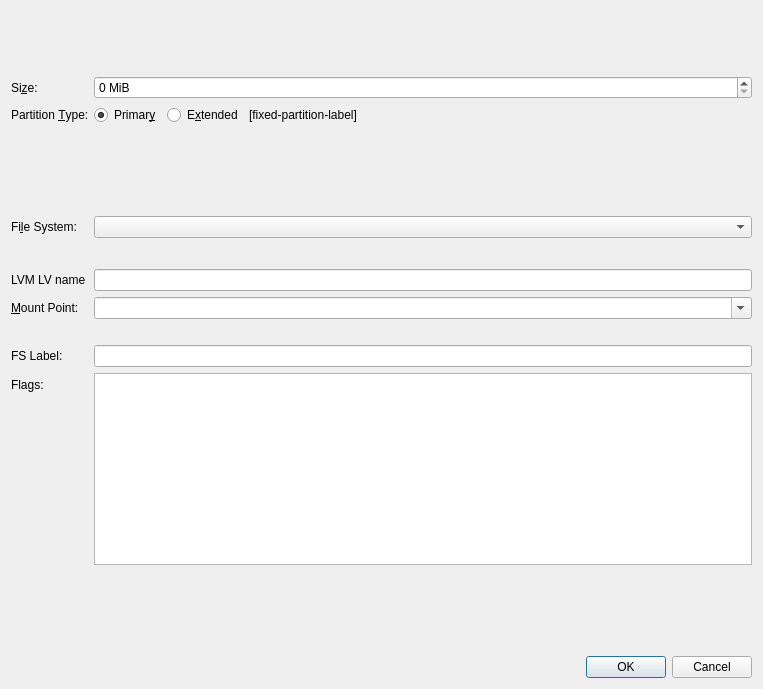
<?xml version="1.0" encoding="UTF-8"?>
<ui version="4.0">
 <author>
SPDX-FileCopyrightText: 2014 Aurélien Gâteau &lt;agateau@kde.org&gt;
SPDX-License-Identifier: GPL-3.0-or-later
 </author>
 <class>CreatePartitionDialog</class>
 <widget class="QDialog" name="CreatePartitionDialog">
  <property name="geometry">
   <rect>
    <x>0</x>
    <y>0</y>
    <width>763</width>
    <height>689</height>
   </rect>
  </property>
  <property name="windowTitle">
   <string>Create a Partition</string>
  </property>
  <layout class="QVBoxLayout" name="verticalLayout">
   <item>
    <widget class="PartResizerWidget" name="partResizerWidget" native="true">
     <property name="sizePolicy">
      <sizepolicy hsizetype="Expanding" vsizetype="Fixed">
       <horstretch>0</horstretch>
       <verstretch>0</verstretch>
      </sizepolicy>
     </property>
     <property name="minimumSize">
      <size>
       <width>0</width>
       <height>59</height>
      </size>
     </property>
    </widget>
   </item>
   <item>
    <layout class="QFormLayout" name="formLayout">
     <item row="0" column="0">
      <widget class="QLabel" name="label">
       <property name="text">
        <string>Si&amp;ze:</string>
       </property>
       <property name="buddy">
        <cstring>sizeSpinBox</cstring>
       </property>
      </widget>
     </item>
     <item row="0" column="1">
      <widget class="QSpinBox" name="sizeSpinBox">
       <property name="suffix">
        <string> MiB</string>
       </property>
      </widget>
     </item>
     <item row="1" column="0">
      <widget class="QLabel" name="partitionTypeLabel">
       <property name="text">
        <string>Partition &amp;Type:</string>
       </property>
       <property name="buddy">
        <cstring>primaryRadioButton</cstring>
       </property>
      </widget>
     </item>
     <item row="1" column="1">
      <layout class="QHBoxLayout" name="horizontalLayout">
       <item>
        <widget class="QRadioButton" name="primaryRadioButton">
         <property name="text">
          <string>Primar&amp;y</string>
         </property>
         <property name="checked">
          <bool>true</bool>
         </property>
        </widget>
       </item>
       <item>
        <widget class="QRadioButton" name="extendedRadioButton">
         <property name="text">
          <string>E&amp;xtended</string>
         </property>
        </widget>
       </item>
       <item>
        <widget class="QLabel" name="fixedPartitionLabel">
         <property name="text">
          <string notr="true">[fixed-partition-label]</string>
         </property>
        </widget>
       </item>
       <item>
        <spacer name="horizontalSpacer">
         <property name="orientation">
          <enum>Qt::Horizontal</enum>
         </property>
         <property name="sizeHint" stdset="0">
          <size>
           <width>40</width>
           <height>20</height>
          </size>
         </property>
        </spacer>
       </item>
      </layout>
     </item>
     <item row="2" column="1">
      <spacer name="verticalSpacer_3">
       <property name="orientation">
        <enum>Qt::Vertical</enum>
       </property>
       <property name="sizeHint" stdset="0">
        <size>
         <width>20</width>
         <height>13</height>
        </size>
       </property>
      </spacer>
     </item>
     <item row="3" column="0">
      <widget class="QLabel" name="label_2">
       <property name="text">
        <string>Fi&amp;le System:</string>
       </property>
       <property name="buddy">
        <cstring>fsComboBox</cstring>
       </property>
      </widget>
     </item>
     <item row="3" column="1">
      <widget class="QComboBox" name="fsComboBox"/>
     </item>
     <item row="5" column="1">
      <widget class="EncryptWidget" name="encryptWidget" native="true"/>
     </item>
     <item row="6" column="1">
      <spacer name="verticalSpacer_2">
       <property name="orientation">
        <enum>Qt::Vertical</enum>
       </property>
       <property name="sizeType">
        <enum>QSizePolicy::Fixed</enum>
       </property>
       <property name="sizeHint" stdset="0">
        <size>
         <width>20</width>
         <height>13</height>
        </size>
       </property>
      </spacer>
     </item>
     <item row="7" column="0">
      <widget class="QLabel" name="lvNameLabel">
       <property name="text">
        <string>LVM LV name</string>
       </property>
      </widget>
     </item>
     <item row="7" column="1">
      <widget class="QLineEdit" name="lvNameLineEdit"/>
     </item>
     <item row="8" column="0">
      <widget class="QLabel" name="mountPointLabel">
       <property name="text">
        <string>&amp;Mount Point:</string>
       </property>
       <property name="buddy">
        <cstring>mountPointComboBox</cstring>
       </property>
      </widget>
     </item>
     <item row="8" column="1">
      <widget class="QComboBox" name="mountPointComboBox">
       <property name="sizePolicy">
        <sizepolicy hsizetype="MinimumExpanding" vsizetype="Fixed">
         <horstretch>0</horstretch>
         <verstretch>0</verstretch>
        </sizepolicy>
       </property>
       <property name="editable">
        <bool>true</bool>
       </property>
       <property name="currentIndex">
        <number>-1</number>
       </property>
      </widget>
     </item>
     <item row="12" column="0">
      <widget class="QLabel" name="label_3">
       <property name="text">
        <string>Flags:</string>
       </property>
      </widget>
     </item>
     <item row="12" column="1">
      <widget class="QListWidget" name="m_listFlags">
       <property name="alternatingRowColors">
        <bool>true</bool>
       </property>
       <property name="selectionMode">
        <enum>QAbstractItemView::NoSelection</enum>
       </property>
       <property name="sortingEnabled">
        <bool>true</bool>
       </property>
      </widget>
     </item>
     <item row="13" column="0">
      <spacer name="verticalSpacer">
       <property name="orientation">
        <enum>Qt::Vertical</enum>
       </property>
       <property name="sizeHint" stdset="0">
        <size>
         <width>17</width>
         <height>13</height>
        </size>
       </property>
      </spacer>
     </item>
     <item row="10" column="1">
      <widget class="QLineEdit" name="filesystemLabelEdit">
       <property name="toolTip">
        <string>Label for the filesystem</string>
       </property>
       <property name="maxLength">
        <number>16</number>
       </property>
      </widget>
     </item>
     <item row="10" column="0">
      <widget class="QLabel" name="label_4">
       <property name="text">
        <string>FS Label:</string>
       </property>
      </widget>
     </item>
     <item row="9" column="1">
      <widget class="QLabel" name="mountPointExplanation">
       <property name="text">
        <string/>
       </property>
      </widget>
     </item>
    </layout>
   </item>
   <item>
    <widget class="QDialogButtonBox" name="buttonBox">
     <property name="orientation">
      <enum>Qt::Horizontal</enum>
     </property>
     <property name="standardButtons">
      <set>QDialogButtonBox::Cancel|QDialogButtonBox::Ok</set>
     </property>
    </widget>
   </item>
  </layout>
 </widget>
 <customwidgets>
  <customwidget>
   <class>PartResizerWidget</class>
   <extends>QWidget</extends>
   <header location="global">kpmcore/gui/partresizerwidget.h</header>
   <container>1</container>
  </customwidget>
  <customwidget>
   <class>EncryptWidget</class>
   <extends>QWidget</extends>
   <header>gui/EncryptWidget.h</header>
   <container>1</container>
  </customwidget>
 </customwidgets>
 <tabstops>
  <tabstop>primaryRadioButton</tabstop>
  <tabstop>fsComboBox</tabstop>
 </tabstops>
 <resources/>
 <connections>
  <connection>
   <sender>buttonBox</sender>
   <signal>accepted()</signal>
   <receiver>CreatePartitionDialog</receiver>
   <slot>accept()</slot>
   <hints>
    <hint type="sourcelabel">
     <x>185</x>
     <y>203</y>
    </hint>
    <hint type="destinationlabel">
     <x>157</x>
     <y>178</y>
    </hint>
   </hints>
  </connection>
  <connection>
   <sender>buttonBox</sender>
   <signal>rejected()</signal>
   <receiver>CreatePartitionDialog</receiver>
   <slot>reject()</slot>
   <hints>
    <hint type="sourcelabel">
     <x>185</x>
     <y>203</y>
    </hint>
    <hint type="destinationlabel">
     <x>243</x>
     <y>178</y>
    </hint>
   </hints>
  </connection>
  <connection>
   <sender>extendedRadioButton</sender>
   <signal>toggled(bool)</signal>
   <receiver>fsComboBox</receiver>
   <slot>setDisabled(bool)</slot>
   <hints>
    <hint type="sourcelabel">
     <x>131</x>
     <y>36</y>
    </hint>
    <hint type="destinationlabel">
     <x>134</x>
     <y>66</y>
    </hint>
   </hints>
  </connection>
  <connection>
   <sender>extendedRadioButton</sender>
   <signal>toggled(bool)</signal>
   <receiver>label_2</receiver>
   <slot>setDisabled(bool)</slot>
   <hints>
    <hint type="sourcelabel">
     <x>109</x>
     <y>43</y>
    </hint>
    <hint type="destinationlabel">
     <x>79</x>
     <y>64</y>
    </hint>
   </hints>
  </connection>
 </connections>
</ui>
